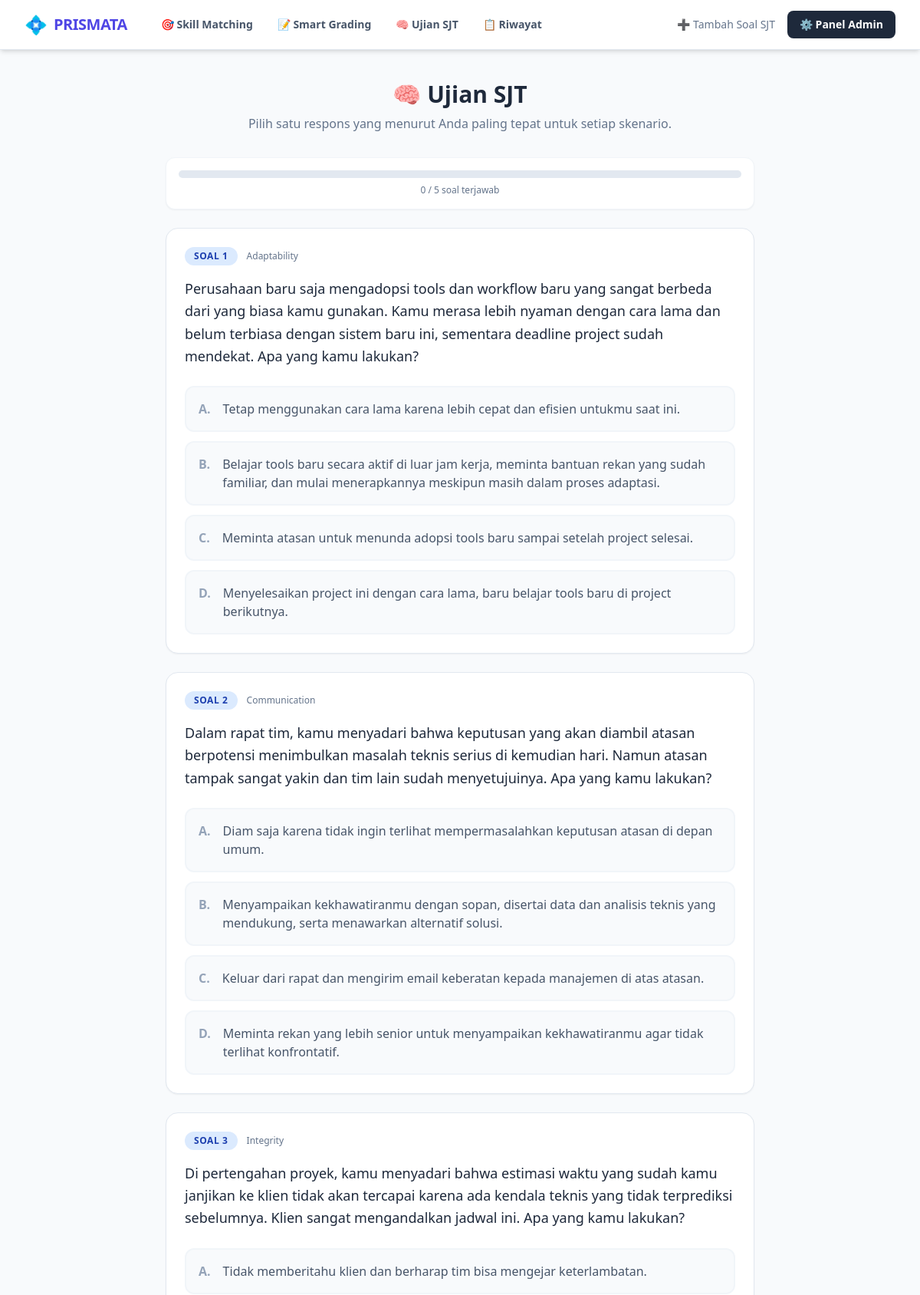
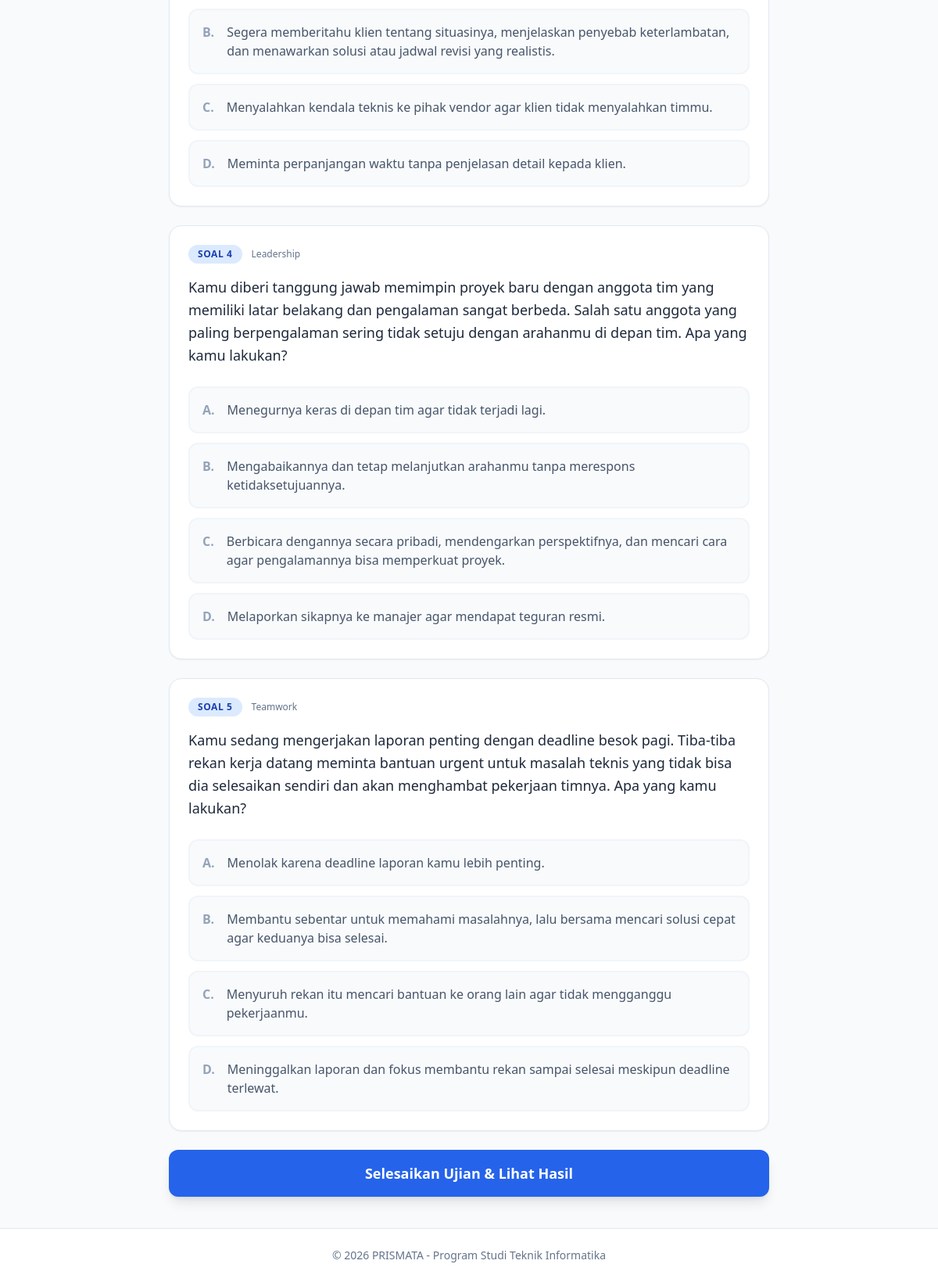
/matching/sjt/, run on the app's committed database (2 pictures, top to bottom).
### matching/models.py (models this page shows, shortened)
class SoalSJT(models.Model):
    KOMPETENSI_CHOICES = [(k, k) for k in [
        'Teamwork', 'Problem Solving', 'Communication', 'Leadership',
        'Adaptability', 'Time Management', 'Integrity', 'Customer Focus',
    ]]
    skenario    = models.TextField(help_text='Deskripsi situasi yang dihadapi pelamar')
    kompetensi  = models.CharField(
                      max_length=50,
                      choices=KOMPETENSI_CHOICES,
                      default='Teamwork',
                      help_text='Kompetensi yang diukur oleh soal ini'
                  )
    pilihan_json = models.TextField(
                       help_text='Pilihan A-D dalam format JSON (isi lewat admin)'
                   )
    aktif        = models.BooleanField(default=True)
    dibuat_pada  = models.DateTimeField(auto_now_add=True)
    dibuat_oleh  = models.ForeignKey(
                       'auth.User',
                       on_delete=models.SET_NULL,
                       null=True, blank=True,
                       related_name='soal_sjt_dibuat',
                   )
    class Meta:
        verbose_name = 'Soal SJT'
        verbose_name_plural = 'Bank Soal SJT'
        ordering = ['kompetensi', 'dibuat_pada']
    @property
    def pilihan(self) -> list:
        try:
            return _json.loads(self.pilihan_json)
        except Exception:
            return []

### matching/views.py (the view, shortened to what this page needs)
# urls.py: path('sjt/',                views.sjt_kerjakan_view,  name='sjt_kerjakan'),
def sjt_kerjakan_view(request):
    soal_list = SoalSJT.objects.filter(aktif=True).order_by('kompetensi')
    return render(request, 'matching/sjt_kerjakan.html', {'soal_list': soal_list})

### matching/templates/matching/sjt_kerjakan.html (shortened to what this page needs)
{% extends 'matching/base.html' %}
{% block content %}
<div class="max-w-3xl mx-auto">
    <div class="text-center mb-8">
        <h1 class="text-3xl font-bold text-slate-800">🧠 Ujian SJT</h1>
        <p class="text-slate-500 mt-2">Pilih satu respons yang menurut Anda paling tepat untuk setiap skenario.</p>
    </div>
    {% if soal_list %}
    <div class="bg-white p-4 rounded-xl shadow-sm border border-slate-100 mb-6 sticky top-20 z-40">
        <div class="w-full bg-slate-200 rounded-full h-2.5">
        </div>
        <p id="progressText" class="text-xs text-slate-500 text-center mt-2 font-medium">0 / {{ soal_list|length }} soal terjawab</p>
    </div>
    <form method="post">
        {% for soal in soal_list %}
        <div class="bg-white rounded-2xl shadow-sm border border-slate-200 p-6 mb-6 hover:shadow-md transition">
            <div class="flex items-center gap-3 mb-4">
                <span class="bg-blue-100 text-blue-800 text-xs font-bold px-3 py-1 rounded-full uppercase tracking-wider">Soal {{ forloop.counter }}</span>
                <span class="text-xs text-slate-500 font-medium">{{ soal.kompetensi }}</span>
            </div>
            <p class="text-slate-800 font-medium text-lg mb-6 leading-relaxed">{{ soal.skenario }}</p>
            <div class="space-y-3">
                {% for pilihan in soal.pilihan %}
                <label class="block cursor-pointer">
                    <div class="p-4 rounded-xl border-2 border-slate-100 bg-slate-50 hover:bg-slate-100 peer-checked:border-blue-500 peer-checked:bg-blue-50 transition-all flex gap-4">
                        <span class="font-bold text-slate-400 peer-checked:text-blue-600">{{ pilihan.huruf }}.</span>
                        <span class="text-slate-600 peer-checked:text-blue-800 peer-checked:font-medium">{{ pilihan.teks }}</span>
                    </div>
                </label>
                {% endfor %}
            </div>
        </div>
        {% endfor %}
        <button type="submit" class="w-full bg-blue-600 hover:bg-blue-700 text-white font-bold py-4 rounded-xl shadow-lg transition transform hover:-translate-y-1 text-lg">
            Selesaikan Ujian & Lihat Hasil
        </button>
    </form>
    {% else %}
    <div class="bg-yellow-50 border border-yellow-200 text-yellow-800 rounded-xl p-8 text-center">
        <p class="font-bold text-lg">Bank Soal Kosong</p>
        <p class="mt-1 text-sm">Belum ada soal SJT yang aktif. Silakan tambahkan soal terlebih dahulu.</p>
    </div>
    {% endif %}
</div>
{% endblock %}

### data on the page
SoalSJT: kompetensi "Adaptability", skenario "Perusahaan baru saja mengadopsi tools dan workflow baru yang sangat berbeda dari yang biasa kamu gunakan. Kamu merasa lebih nyaman dengan cara lama dan belum terbiasa dengan sistem baru ini, sementara deadline project sudah mendekat. Apa yang kamu lakukan?", huruf "A" "B" "C" "D", teks "Tetap menggunakan cara lama karena lebih cepat dan efisien untukmu saat ini." "Belajar tools baru secara aktif di luar jam kerja, meminta bantuan rekan yang sudah familiar, dan mulai menerapkannya meskipun masih dalam proses adaptasi." "Meminta atasan untuk menunda adopsi tools baru sampai setelah project selesai." "Menyelesaikan project ini dengan cara lama, baru belajar tools baru di project berikutnya."
SoalSJT: kompetensi "Communication", skenario "Dalam rapat tim, kamu menyadari bahwa keputusan yang akan diambil atasan berpotensi menimbulkan masalah teknis serius di kemudian hari. Namun atasan tampak sangat yakin dan tim lain sudah menyetujuinya. Apa yang kamu lakukan?", huruf "A" "B" "C" "D", teks "Diam saja karena tidak ingin terlihat mempermasalahkan keputusan atasan di depan umum." "Menyampaikan kekhawatiranmu dengan sopan, disertai data dan analisis teknis yang mendukung, serta menawarkan alternatif solusi." "Keluar dari rapat dan mengirim email keberatan kepada manajemen di atas atasan." "Meminta rekan yang lebih senior untuk menyampaikan kekhawatiranmu agar tidak terlihat konfrontatif."
SoalSJT: kompetensi "Integrity", skenario "Di pertengahan proyek, kamu menyadari bahwa estimasi waktu yang sudah kamu janjikan ke klien tidak akan tercapai karena ada kendala teknis yang tidak terprediksi sebelumnya. Klien sangat mengandalkan jadwal ini. Apa yang kamu lakukan?", huruf "A" "B" "C" "D", teks "Tidak memberitahu klien dan berharap tim bisa mengejar keterlambatan." "Segera memberitahu klien tentang situasinya, menjelaskan penyebab keterlambatan, dan menawarkan solusi atau jadwal revisi yang realistis." "Menyalahkan kendala teknis ke pihak vendor agar klien tidak menyalahkan timmu." "Meminta perpanjangan waktu tanpa penjelasan detail kepada klien."
SoalSJT: kompetensi "Leadership", skenario "Kamu diberi tanggung jawab memimpin proyek baru dengan anggota tim yang memiliki latar belakang dan pengalaman sangat berbeda. Salah satu anggota yang paling berpengalaman sering tidak setuju dengan arahanmu di depan tim. Apa yang kamu lakukan?", huruf "A" "B" "C" "D", teks "Menegurnya keras di depan tim agar tidak terjadi lagi." "Mengabaikannya dan tetap melanjutkan arahanmu tanpa merespons ketidaksetujuannya." "Berbicara dengannya secara pribadi, mendengarkan perspektifnya, dan mencari cara agar pengalamannya bisa memperkuat proyek." "Melaporkan sikapnya ke manajer agar mendapat teguran resmi."
SoalSJT: kompetensi "Teamwork", skenario "Kamu sedang mengerjakan laporan penting dengan deadline besok pagi. Tiba-tiba rekan kerja datang meminta bantuan urgent untuk masalah teknis yang tidak bisa dia selesaikan sendiri dan akan menghambat pekerjaan timnya. Apa yang kamu lakukan?", huruf "A" "B" "C" "D", teks "Menolak karena deadline laporan kamu lebih penting." "Membantu sebentar untuk memahami masalahnya, lalu bersama mencari solusi cepat agar keduanya bisa selesai." "Menyuruh rekan itu mencari bantuan ke orang lain agar tidak mengganggu pekerjaanmu." "Meninggalkan laporan dan fokus membantu rekan sampai selesai meskipun deadline terlewat."

### other printed values
{{ soal_list|length }} "5"
